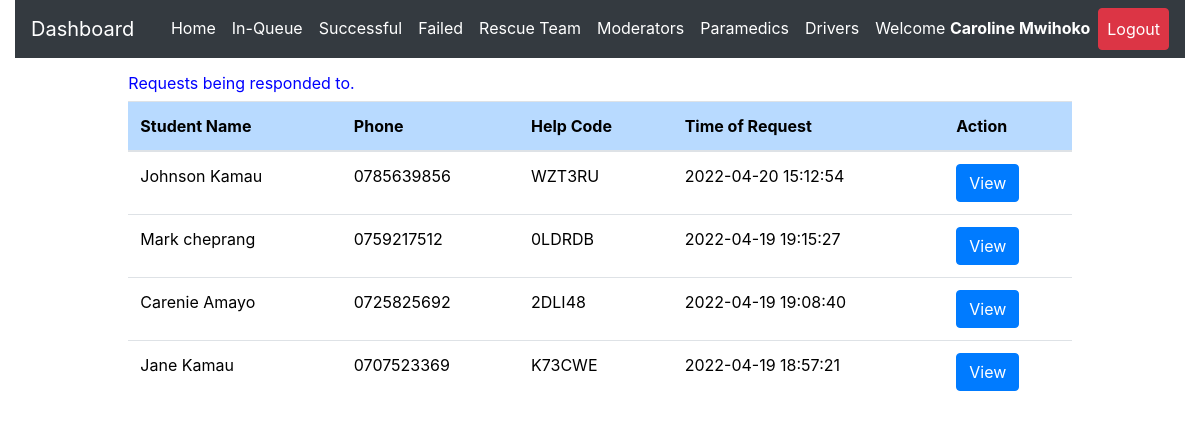
The page /admin/attending.php (signed in) on the database its author committed.
### tables this page shows
CREATE TABLE `request_status` (
  `id` int(20) NOT NULL,
  `helpID` varchar(50) NOT NULL,
  `ip_address` varchar(100) NOT NULL,
  `request_latitude` varchar(50) NOT NULL,
  `request_longitude` varchar(50) NOT NULL,
  `status` varchar(50) DEFAULT 'Pending',
  `emergency_type` varchar(50) NOT NULL,
  `emergency_description` varchar(255) DEFAULT NULL,
  `admNo` varchar(255) NOT NULL,
  `timestamp` datetime NOT NULL DEFAULT CURRENT_TIMESTAMP
);

CREATE TABLE `student_details` (
  `id` int(20) NOT NULL,
  `regNum` varchar(255) NOT NULL,
  `firstname` varchar(255) NOT NULL,
  `lastname` varchar(255) NOT NULL,
  `emailaddress` varchar(255) NOT NULL,
  `phonenumber` varchar(15) NOT NULL,
  `password` varchar(255) NOT NULL,
  `password_reset_token` varchar(500) DEFAULT NULL,
  `date` datetime NOT NULL DEFAULT CURRENT_TIMESTAMP
);

### admin/attending.php (the view, shortened to what this page needs)
<?php
include 'server.php';
?>
<!DOCTYPE html>
<html lang="en">
<?php include './includes/header.php'; ?>
  <body>
    <?php include './includes/navbar.php'; ?>
  <div class="row m-3">
    <div class="col-md-1"></div>
    <div class="col-md-10">
<div class="table-responsive-lg">
<table class="table" style='color:black; font-weight:normal'>
        <thead>
        <h6  style='color:blue; font-weight:normal'>Requests being responded to.</h6>
            <tr >
              <th scope="col" class="table-primary">Student Name</th>
              <th scope="col" class="table-primary">Phone</th>
              <th scope="col" class="table-primary">Help Code</th>
              <th scope="col" class="table-primary">Time of Request</th>
              <th scope="col" class="table-primary">Action</th>
            </tr>
          </thead>
          <tbody>
    <?php
    if($_SESSION['admin_id']){
        $data_fetch_query = "SELECT request_status.id, request_status.helpID,request_status.status,
        request_status.admNo,request_status.timestamp,student_details.regNum,student_details.regNum,
        student_details.firstname,student_details.lastname,student_details.phonenumber
        FROM request_status
        INNER JOIN student_details ON request_status.admNo = student_details.regNum  WHERE request_status.status ='Responding' order by request_status.timestamp DESC;";
        $data_result = mysqli_query($db, $data_fetch_query);
        if ($data_result->num_rows > 0){
            while($row = $data_result->fetch_assoc()) {
            $help_code=$row["helpID"];
        echo "<tr> <td>" .$row["firstname"]. " ".$row["lastname"]. "</td>";
        echo "<td>" .$row["phonenumber"]."</td>";
        echo "<td>" .$row["helpID"]."</td>";
        echo "<td>" .$row["timestamp"]."</td>";
        echo "<td>
        <form method ='POST' action='server.php'>
        <input  type='text' hidden name='help_code' value='$help_code'>
        <input type='submit' value='View' name='view-requests-being-attended-btn' class='btn btn-primary'>
        </form>
        </td> </tr>";
        }
        }else{
        echo "<td>"."No Requests Found"."</td>";
        }
        } else{
            echo "<td>"."No Data Found"."</td>";
        }
?>
          </tbody>
    </table>
  </div>
  </div>
  <div class="col-md-1"></div>
</div>
  </body>
</html>

### rows shown on the page
request_status: admNo.firstname "Johnson", admNo.lastname "Kamau", admNo.phonenumber "0785639856", helpID "WZT3RU", timestamp "2022-04-20 15:12:54"
request_status: admNo.firstname "Mark", admNo.lastname "cheprang", admNo.phonenumber "0759217512", helpID "0LDRDB", timestamp "2022-04-19 19:15:27"
request_status: admNo.firstname "Carenie", admNo.lastname "Amayo", admNo.phonenumber "0725825692", helpID "2DLI48", timestamp "2022-04-19 19:08:40"
request_status: admNo.firstname "Jane", admNo.lastname "Kamau", admNo.phonenumber "0707523369", helpID "K73CWE", timestamp "2022-04-19 18:57:21"

### other values the page prints
$_SESSION['admin_firstname'] "Caroline"
$_SESSION['admin_lastname'] "Mwihoko"
